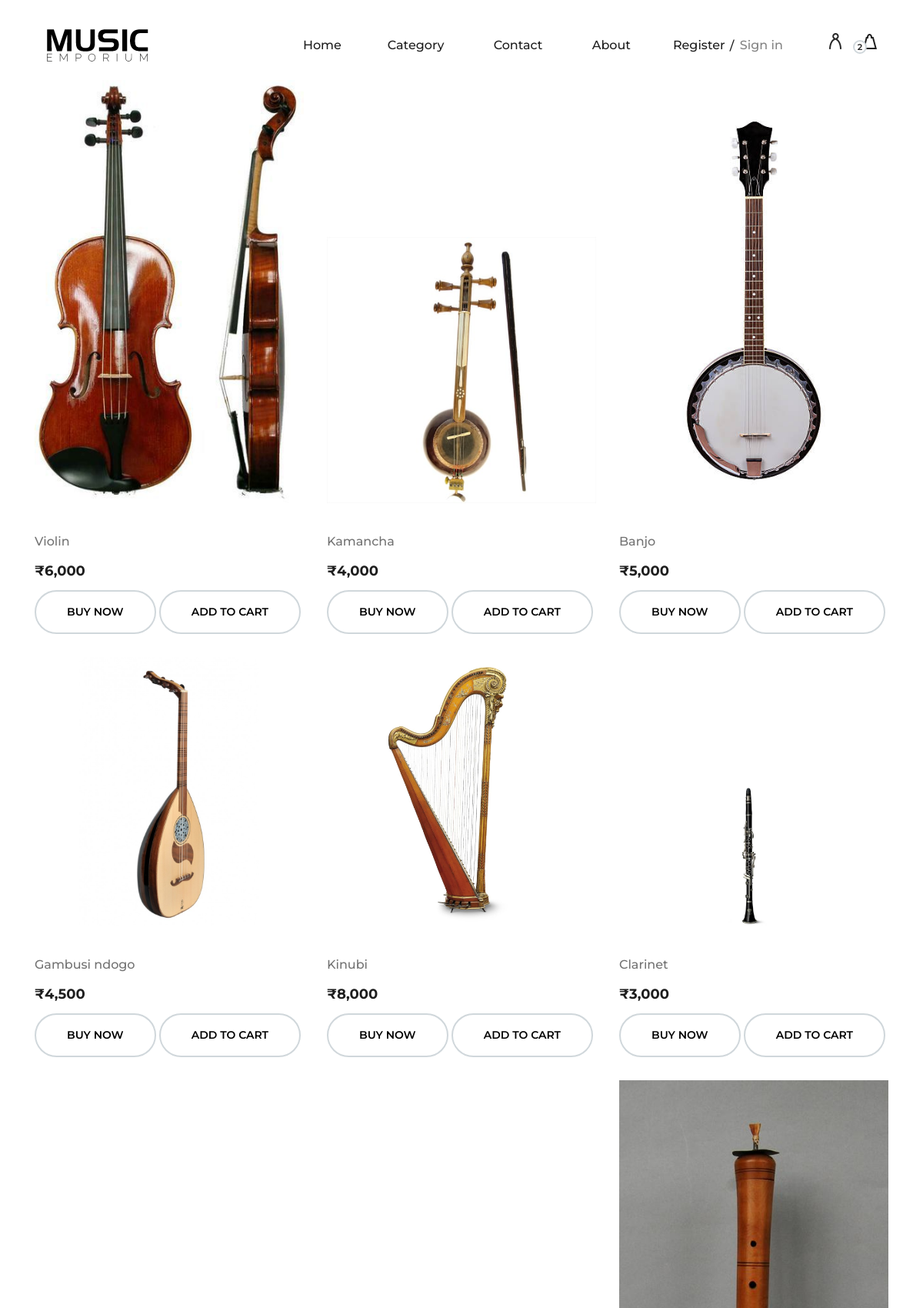
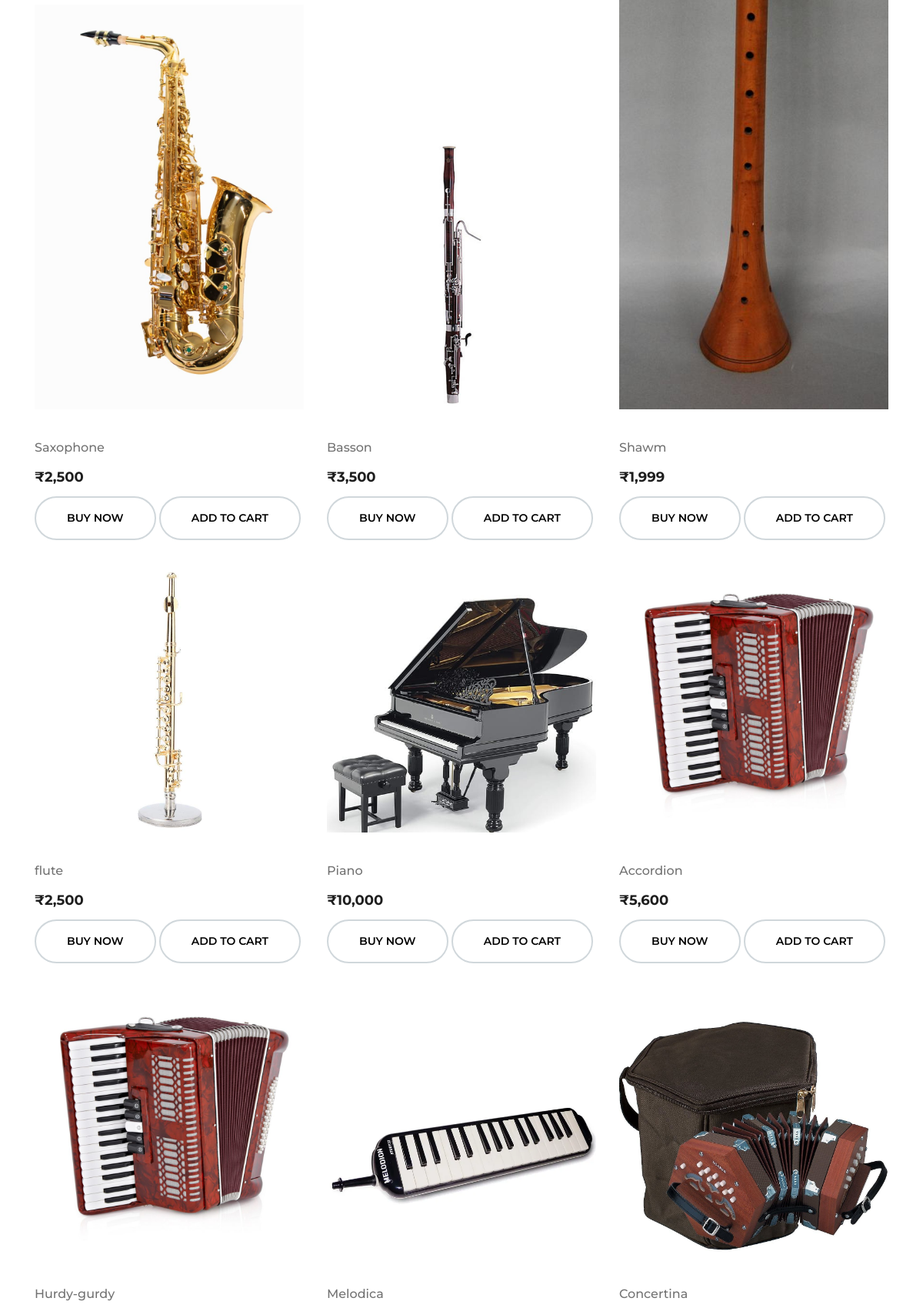
/categories.php (upper part), run on the app's committed database (2 pictures, top to bottom).
### tables this page shows
CREATE TABLE `product` (
  `id` int(5) NOT NULL,
  `productname` varchar(200) NOT NULL,
  `productimage` varchar(200) NOT NULL,
  `productprice` int(5) NOT NULL,
  `productdesc` varchar(500) NOT NULL,
  `categoryid` int(11) NOT NULL
);

### categories.php (the view, shortened to what this page needs)
<!DOCTYPE html>
<html lang="zxx">
<head>
    <?php
    include_once("./common/style.php");
    ?>
</head>
<body>
    <?php
    include_once("./common/header.php");
    ?>
    <section class="categories-page spad">
        <div class="container">
            <div class="row">
                <?php
                include_once("./include/config.php");
                if (!isset($_REQUEST['id'])) {
                    $qry = "SELECT * FROM product";
                } else {
                    $qry = "SELECT * FROM product WHERE categoryid='" . $_REQUEST['id'] . "'";
                }
                $res = mysqli_query($conn, $qry);
                while ($row = mysqli_fetch_row($res)) {
                ?>
                    <div class="col-lg-4 col-md-4" style="display: flex;">
                        <div class="single-product-item" style="display: flex; flex-direction: column; justify-content: end;">
                            <figure>
                                <img src="./image/product/<?php echo $row[2] ?>" style="object-fit: contain;" alt="">
                            </figure>
                            <div class="product-text">
                                <a href="#">
                                    <h6><?php echo $row[1] ?></h6>
                                </a>
                                <p>₹<?php echo number_format($row[3]) ?></p>
                            </div>
                            <div style="margin-top: 10px;">
                                <a href="#" style="color: black; border: 2px solid #D0D7DB;" class="primary-btn pc-btn">Buy Now</a>
                                <a href="#" style="color: black; border: 2px solid #D0D7DB;" class="primary-btn pc-btn">Add to cart</a>
                            </div>
                        </div>
                    </div>
                <?php
                }
                ?>
            </div>
        </div>
    </section>
</body>
</html>

### common/style.php (shortened to what this page needs)
<link rel="stylesheet" href="css/bootstrap.min.css" type="text/css">
<link rel="stylesheet" href="css/font-awesome.min.css" type="text/css">
<link rel="stylesheet" href="css/nice-select.css" type="text/css">
<link rel="stylesheet" href="css/owl.carousel.min.css" type="text/css">
<link rel="stylesheet" href="css/magnific-popup.css" type="text/css">
<link rel="stylesheet" href="css/slicknav.min.css" type="text/css">
<link rel="stylesheet" href="css/style.css" type="text/css">

### common/header.php (shortened to what this page needs)
<header class="header-section">
    <div class="container-fluid">
        <div class="inner-header">
            <div class="logo">
                <a href="./index.php"><img src="./img/logo2.png" alt=""></a>
            </div>
            <div class="header-right">
                <img src="img/icons/man.png" alt="">
                <a href="#">
                    <img src="img/icons/bag.png
                    " alt="">
                    <span>2</span>
                </a>
            </div>
            <div class="user-access">
                <?php
                if (isset($_SESSION['loginstatus']) && $_SESSION['loginstatus'] = true) {
                ?>
                    <a href="logout.php">Log out</a>
                <?php
                } else {
                ?>
                    <a href="register.php">Register</a>
                    <a href="login.php" class="in">Sign in</a>
                <?php
                }
                ?>
            </div>
            <nav class="main-menu mobile-menu">
                <ul>
                    <li><a href="./index.php" class="<?php echo ($_SERVER['SCRIPT_NAME'] == '/violet-master/index.php' ? "active" : '') ?>">Home</a>
                    <li><a href="./categories.php" class="<?php echo ($_SERVER['SCRIPT_NAME'] == '/violet-master/categories.php' ? "active" : '') ?>">Category</a>
                    </li>
                    <li><a href="./contact.php" class="<?php echo ($_SERVER['SCRIPT_NAME'] == '/violet-master/contact.php' ? "active" : '') ?>">Contact</a></li>
                    <li><a href="./about.php">About</a></li>
                </ul>
            </nav>
        </div>
    </div>
</header>

### css/style.css (style rules this page uses)
html, body { height: 100%; font-family: "Montserrat", sans-serif; -webkit-font-smoothing: antialiased; font-smoothing: antialiased; background: none; }
h1, h2, h3, h4, h5, h6 { margin: 0; color: #111111; font-weight: 500; font-family: "Montserrat", sans-serif; }
h6 { font-size: 16px; }
p { font-size: 15px; color: #7b7b7b; font-weight: 400; line-height: 1.6; font-family: "Montserrat", sans-serif; margin: 0 0 15px 0; }
img { max-width: 100%; }
ul, ol { padding: 0; margin: 0; }
.spad { padding-top: 100px; padding-bottom: 100px; }
.primary-btn { color: #fff; display: inline-block; font-size: 14px; font-weight: 600; padding: 16px 40px; border: 2px solid #fff; border-radius: 50px; text-transform: uppercase; }
.header-section { height: 104px; padding-top: 38px; padding-bottom: 24px; padding-left: 45px; padding-right: 45px; }
.inner-header .logo { float: left; }
.inner-header .header-right { float: right; line-height: 30px; }
.inner-header .header-right img { display: inline-block; margin-right: 20px; cursor: pointer; }
.inner-header .header-right a { display: inline-block; position: relative; }
.inner-header .header-right a img { margin-right: 0; margin-left: 4px; }
.inner-header .header-right a span { font-size: 11px; color: #1e1e1e; width: 18px; height: 18px; border: 2px solid #D0D7DB; background: #fff; display: inline-block; line-height: 15px; text-align: center; border-radius: 50%; font-weight: 600; position: absolute; left: -9px; top: 14px; }
.inner-header .user-access { float: right; margin-right: 100px; }
.inner-header .user-access a { color: #1e1e1e; font-size: 16px; display: inline-block; font-weight: 500; position: relative; line-height: 42px; }
.inner-header .user-access a.in { color: #838383; margin-left: 15px; position: relative; }
.inner-header .user-access a.in::before { position: absolute; left: -13px; top: 1px; color: #1e1e1e; content: "/"; }
.inner-header .main-menu { float: right; margin-right: 150px; }
.inner-header .main-menu ul li { display: inline-block; margin-left: 60px; position: relative; }
.inner-header .main-menu ul li a { color: #1e1e1e; font-size: 16px; display: inline-block; font-weight: 500; position: relative; line-height: 42px; }
.inner-header .main-menu ul li a:after { position: absolute; left: 0; bottom: 7px; width: 100%; height: 2px; background: #1e1e1e; content: ""; opacity: 0; -webkit-transform: all 0.3s; -webkit-transition: all 0.3s; transition: all 0.3s; }
.single-product-item { margin-bottom: 30px; }
.single-product-item figure { margin-bottom: 40px; position: relative; overflow: hidden; }
.single-product-item figure img { min-width: 100%; }
.single-product-item .product-text { text-align: center; }
.single-product-item .product-text h6 { color: #727272; margin-bottom: 15px; }
.single-product-item .product-text p { color: #1e1e1e; font-size: 18px; font-weight: 700; margin-bottom: 0; }
.categories-page { padding-top: 0; }
.categories-page .single-product-item figure { position: relative; z-index: 1; }
.categories-page .single-product-item figure:after { position: absolute; left: 0; top: 0; height: 100%; width: 100%; background: #000000; content: ""; opacity: 0; -webkit-transition: all 0.3s; transition: all 0.3s; }
.categories-page .single-product-item .product-text { text-align: left; display: block; }
.categories-page .single-product-item .product-text a { display: block; }
@media only screen and (min-width: 1200px) and (max-width: 1340px) { .inner-header .user-access { margin-right: 60px; } }
@media only screen and (min-width: 1200px) and (max-width: 1340px) { .inner-header .main-menu { margin-right: 55px; } }

### data on the page
product: productimage (picture), productname "Violin", productprice "6,000"
product: productimage (picture), productname "Kamancha", productprice "4,000"
product: productimage (picture), productname "Banjo", productprice "5,000"
product: productimage (picture), productname "Gambusi ndogo", productprice "4,500"
product: productimage (picture), productname "Kinubi", productprice "8,000"
product: productimage (picture), productname "Clarinet", productprice "3,000"
product: productimage (picture), productname "Saxophone", productprice "2,500"
product: productimage (picture), productname "Basson", productprice "3,500"
product: productimage (picture), productname "Shawm", productprice "1,999"
product: productimage (picture), productname "flute", productprice "2,500"
product: productimage (picture), productname "Piano", productprice "10,000"
product: productimage (picture), productname "Accordion", productprice "5,600"
product: productimage (picture), productname "Hurdy-gurdy"
product: productimage (picture), productname "Melodica"
product: productimage (picture), productname "Concertina"
